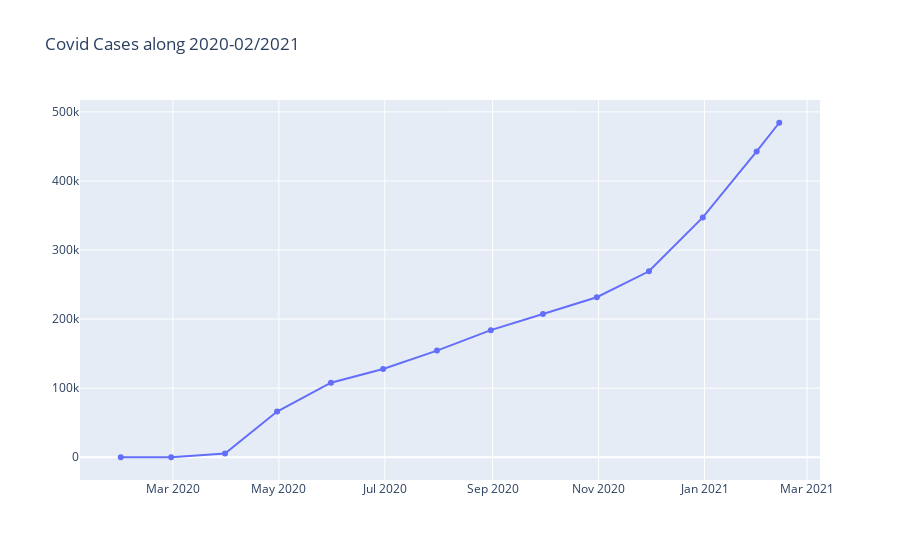
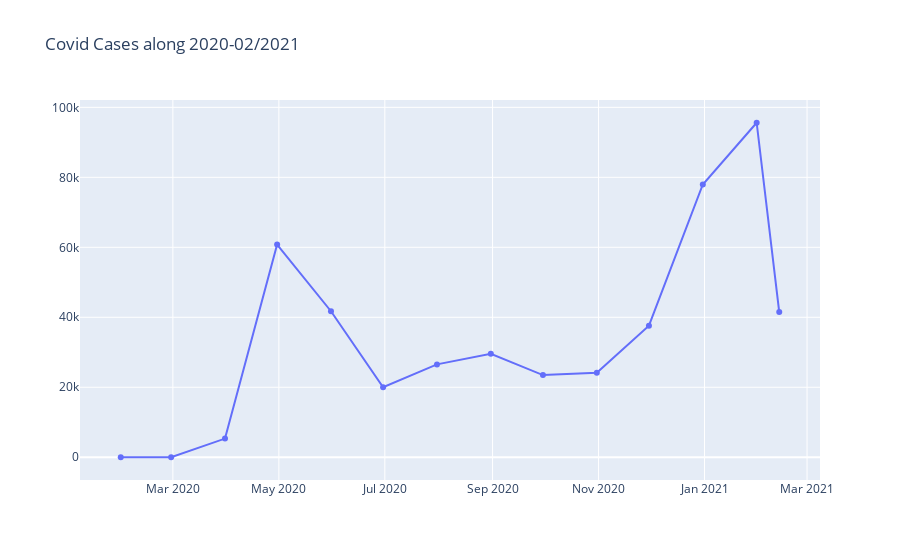

Notebook source saved alongside these figures, in order:
### Code cell
plotly.offline.init_notebook_mode(connected=True)

plotly.offline.iplot({
    'data': [go.Scatter(x = x_axis, y = d_axis)],
    'layout' : go.Layout(title = 'Covid Cases along 2020-02/2021')
})

plotly.offline.iplot({
    'data' : [go.Scatter(x = x_axis, y = dd_axis)],
    'layout' : go.Layout(title = 'Covid Cases along 2020-02/2021')
})

### Figure 1 — Plotly figure (JSON) as saved in the notebook; plotly's stock layout.template omitted (floating-point values rounded to 4 significant figures)
{"data": [{"type": "scatter", "x": ["2020-01-31T00:00:00", "2020-02-29T00:00:00", "2020-03-31T00:00:00", "2020-04-30T00:00:00", "2020-05-31T00:00:00", "2020-06-30T00:00:00", "2020-07-31T00:00:00", "2020-08-31T00:00:00", "2020-09-30T00:00:00", "2020-10-31T00:00:00", "2020-11-30T00:00:00", "2020-12-31T00:00:00", "2021-01-31T00:00:00", "2021-02-13T00:00:00"], "y": [0, 1, 5334, 66135, 107865, 127879, 154422, 183982, 207465, 231614, 269217, 347170, 442770, 484248]}], "layout": {"title": {"text": "Covid Cases along 2020-02/2021"}}}

### Figure 2 — Plotly figure (JSON) as saved in the notebook; plotly's stock layout.template omitted (floating-point values rounded to 4 significant figures)
{"data": [{"type": "scatter", "x": ["2020-01-31T00:00:00", "2020-02-29T00:00:00", "2020-03-31T00:00:00", "2020-04-30T00:00:00", "2020-05-31T00:00:00", "2020-06-30T00:00:00", "2020-07-31T00:00:00", "2020-08-31T00:00:00", "2020-09-30T00:00:00", "2020-10-31T00:00:00", "2020-11-30T00:00:00", "2020-12-31T00:00:00", "2021-01-31T00:00:00", "2021-02-13T00:00:00"], "y": [0, 1, 5333, 60801, 41730, 20014, 26543, 29560, 23483, 24149, 37603, 77953, 95600, 41478]}], "layout": {"title": {"text": "Covid Cases along 2020-02/2021"}}}
